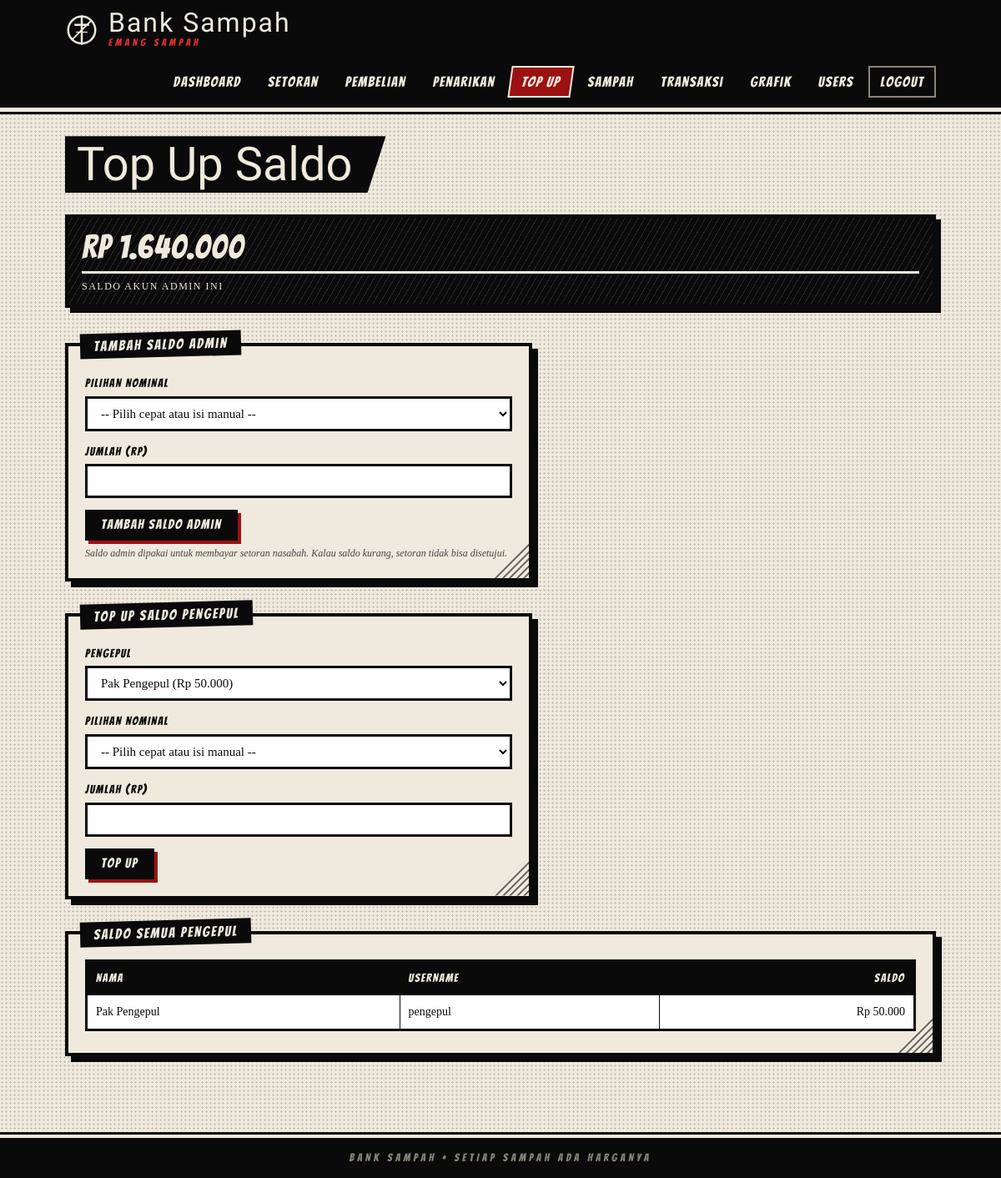
Screenshot of /admin/topup_pengepul.php (signed in) with the database file from the repository.
### tables this page shows
CREATE TABLE `users` (
  `id_user` int(11) NOT NULL,
  `nama` varchar(100) NOT NULL,
  `username` varchar(50) NOT NULL,
  `password` varchar(255) NOT NULL,
  `role` enum('admin','nasabah','pengepul') NOT NULL,
  `tipe_nasabah` enum('guru','murid') DEFAULT NULL,
  `saldo` decimal(12,2) DEFAULT 0.00
);

### admin/topup_pengepul.php (the view, shortened to what this page needs)
<?php
$id_admin = (int)$_SESSION['user']['id_user'];
$saldo_admin = satu($koneksi, "SELECT saldo FROM users WHERE id_user = $id_admin");
$daftar = mysqli_fetch_all(mysqli_query($koneksi,
    "SELECT id_user, nama, username, saldo FROM users WHERE role = 'pengepul' ORDER BY nama"), MYSQLI_ASSOC);
function pilihan_nominal($id_input) {
    echo '<label>Pilihan Nominal</label>';
    echo '<select onchange="if(this.value){document.getElementById(\'' . $id_input . '\').value=this.value;}">';
    echo '<option value="">-- Pilih cepat atau isi manual --</option>';
    echo '</select>';
}
?>
<div class="stats">
    <div class="stat gelap"><div class="angka"><?= rp($saldo_admin) ?></div><div class="label">Saldo akun admin ini</div></div>
</div>
<section class="panel lebar-form">
    <h3>Tambah Saldo Admin</h3>
    <form method="POST">
        <?php pilihan_nominal('jumlah_admin'); ?>
        <label for="jumlah_admin">Jumlah (Rp)</label>
        <input type="number" id="jumlah_admin" name="jumlah" min="1" step="1" required>
        <button type="submit">Tambah Saldo Admin</button>
    </form>
    <p class="catatan">Saldo admin dipakai untuk membayar setoran nasabah. Kalau saldo kurang, setoran tidak bisa disetujui.</p>
</section>
<section class="panel lebar-form">
    <h3>Top Up Saldo Pengepul</h3>
    <form method="POST">
        <label for="id_user">Pengepul</label>
        <select id="id_user" name="id_user" required>
            <?php foreach ($daftar as $p) { ?>
            <option value="<?= (int)$p['id_user'] ?>"><?= h($p['nama']) ?> (<?= rp($p['saldo']) ?>)</option>
            <?php } ?>
        </select>
        <label for="jumlah_pengepul">Jumlah (Rp)</label>
        <input type="number" id="jumlah_pengepul" name="jumlah" min="1" step="1" required>
        <button type="submit">Top Up</button>
    </form>
</section>
<section class="panel">
    <h3>Saldo Semua Pengepul</h3>
    <div class="tabel-wrap">
    <table>
        <thead><tr><th>Nama</th><th>Username</th><th class="angka">Saldo</th></tr></thead>
        <tbody>
        <?php foreach ($daftar as $p) { ?>
        <tr>
            <td><?= h($p['nama']) ?></td>
            <td><?= h($p['username']) ?></td>
            <td class="angka"><?= rp($p['saldo']) ?></td>
        </tr>
        <?php } if (!$daftar) echo '<tr><td colspan="3" class="kosong">Belum ada pengepul.</td></tr>'; ?>
        </tbody>
    </table>
    </div>
</section>

### assets/style.css (style rules this page uses)
:root { --ink:#0a0a0a; --paper:#efeadd; --paper-2:#dcd5c4; --grey:#8a8578; --blood:#9b1111; --blood-dark:#4d0707; --blood-lt:#e03030; --f-judul:'Pirata One','UnifrakturCook',Georgia,serif; --f-sfx:'Bangers',Impact,'Arial Narrow',sans-serif; --f-teks:'Libre Baskerville',Georgia,'Times New Roman',serif; }
* { box-sizing:border-box }
html { background:var(--ink) }
body { margin:0; min-height:100vh; font-family:var(--f-teks); font-size:15px; line-height:1.55; color:var(--ink); background-color:var(--paper); background-image:radial-gradient(rgba(0,0,0,.16) 1px,transparent 1.3px); background-size:5px 5px; display:flex; flex-direction:column; }
.panel { position:relative;isolation:isolate;background:var(--paper);border:4px solid var(--ink); box-shadow:7px 7px 0 var(--ink);padding:30px 20px 20px;margin:0 0 38px; }
.panel::after { content:"";position:absolute;right:0;bottom:0;width:46px;height:46px;z-index:-1;opacity:.55; background:repeating-linear-gradient(135deg,var(--ink) 0 2px,transparent 2px 6px); clip-path:polygon(100% 0,100% 100%,0 100%) }
.panel>h3:first-child { position:absolute;top:-17px;left:14px;margin:0;background:var(--ink);color:var(--paper); font-family:var(--f-sfx);font-weight:400;font-size:17px;letter-spacing:2px;padding:2px 16px;transform:rotate(-1.5deg); }
.panel p:last-child { margin-bottom:0 }
.lebar-form { max-width:560px }
.stats { display:grid;grid-template-columns:repeat(auto-fit,minmax(210px,1fr));gap:24px;margin:0 0 42px }
.stat { display:block;position:relative;overflow:hidden;background:var(--paper);border:4px solid var(--ink); box-shadow:6px 6px 0 var(--ink);padding:14px 16px 12px;color:var(--ink);text-decoration:none }
.stat::before { content:"";position:absolute;inset:0;z-index:0;opacity:.12; background:repeating-linear-gradient(-60deg,var(--ink) 0 1px,transparent 1px 7px) }
.stat>* { position:relative;z-index:1 }
.stat .angka { font-family:var(--f-sfx);font-size:40px;line-height:1.05;letter-spacing:1px;word-break:break-word }
.stat .label { font-size:12px;text-transform:uppercase;letter-spacing:1.5px;border-top:3px solid var(--ink);margin-top:8px;padding-top:6px }
.stat.gelap { background:var(--ink);color:var(--paper) }
.stat.gelap .label { border-color:var(--paper) }
.stat.gelap::before { background:repeating-linear-gradient(-60deg,#fff 0 1px,transparent 1px 7px) }
.tabel-wrap { overflow-x:auto;margin:0 0 6px }
table { width:100%;border-collapse:collapse;border:3px solid var(--ink);background:#fff;font-size:14px }
th { background:var(--ink);color:var(--paper);font-family:var(--f-sfx);font-weight:400;letter-spacing:1.5px; text-transform:uppercase;font-size:14px;padding:9px 10px;text-align:left;border:1px solid var(--ink);white-space:nowrap }
td { padding:9px 10px;border:1px solid var(--ink);vertical-align:middle }
td.angka,th.angka { text-align:right;white-space:nowrap }
label { display:block;font-family:var(--f-sfx);font-size:14px;letter-spacing:1.5px;text-transform:uppercase;margin-top:4px }
input,select { display:block;width:100%;max-width:100%;margin:4px 0 14px;padding:9px 12px;border:3px solid var(--ink);border-radius:0; background:#fff;color:var(--ink);font-family:var(--f-teks);font-size:15px; }
button,.btn { display:inline-block;font-family:var(--f-sfx);font-size:16px;letter-spacing:1.5px;line-height:1.3; background:var(--ink);color:var(--paper);border:3px solid var(--ink);padding:5px 16px;cursor:pointer;text-decoration:none; box-shadow:4px 4px 0 var(--blood);transition:transform .08s,box-shadow .08s; }
.catatan { font-size:12px;color:#444;font-style:italic;margin:6px 0 0 }

### rows the page displays
users: saldo "Rp 1.640.000"
users: nama "Pak Pengepul", username "pengepul", saldo "Rp 50.000"

### other values shown
$nama "Dashboard"
$nama "Setoran"
$nama "Pembelian"
$nama "Penarikan"
$nama "Top Up"
$nama "Sampah"
$nama "Transaksi"
$nama "Grafik"
$nama "Users"
$judul "Top Up Saldo"
form field id_user "Pak Pengepul (Rp 50.000)"
